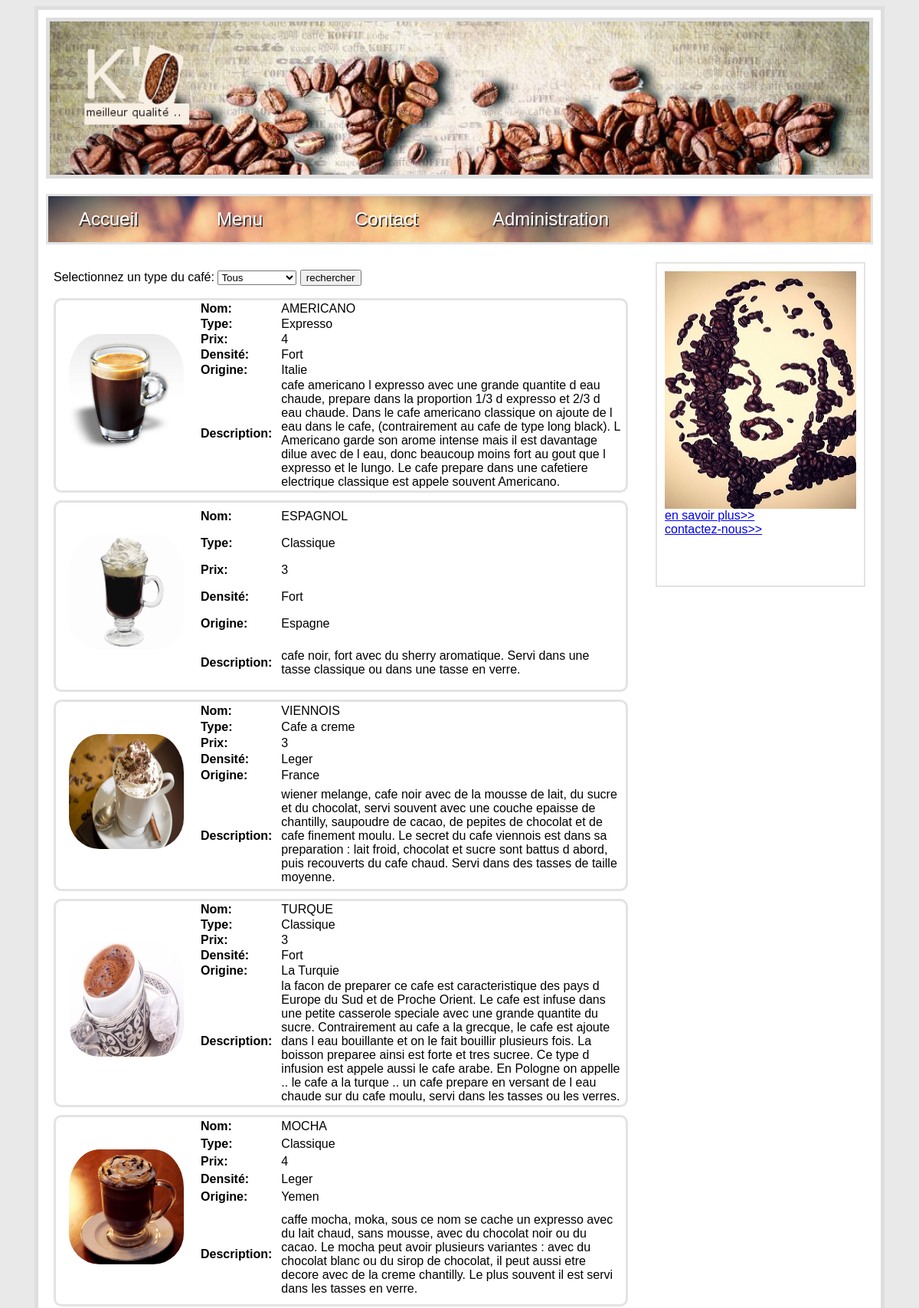
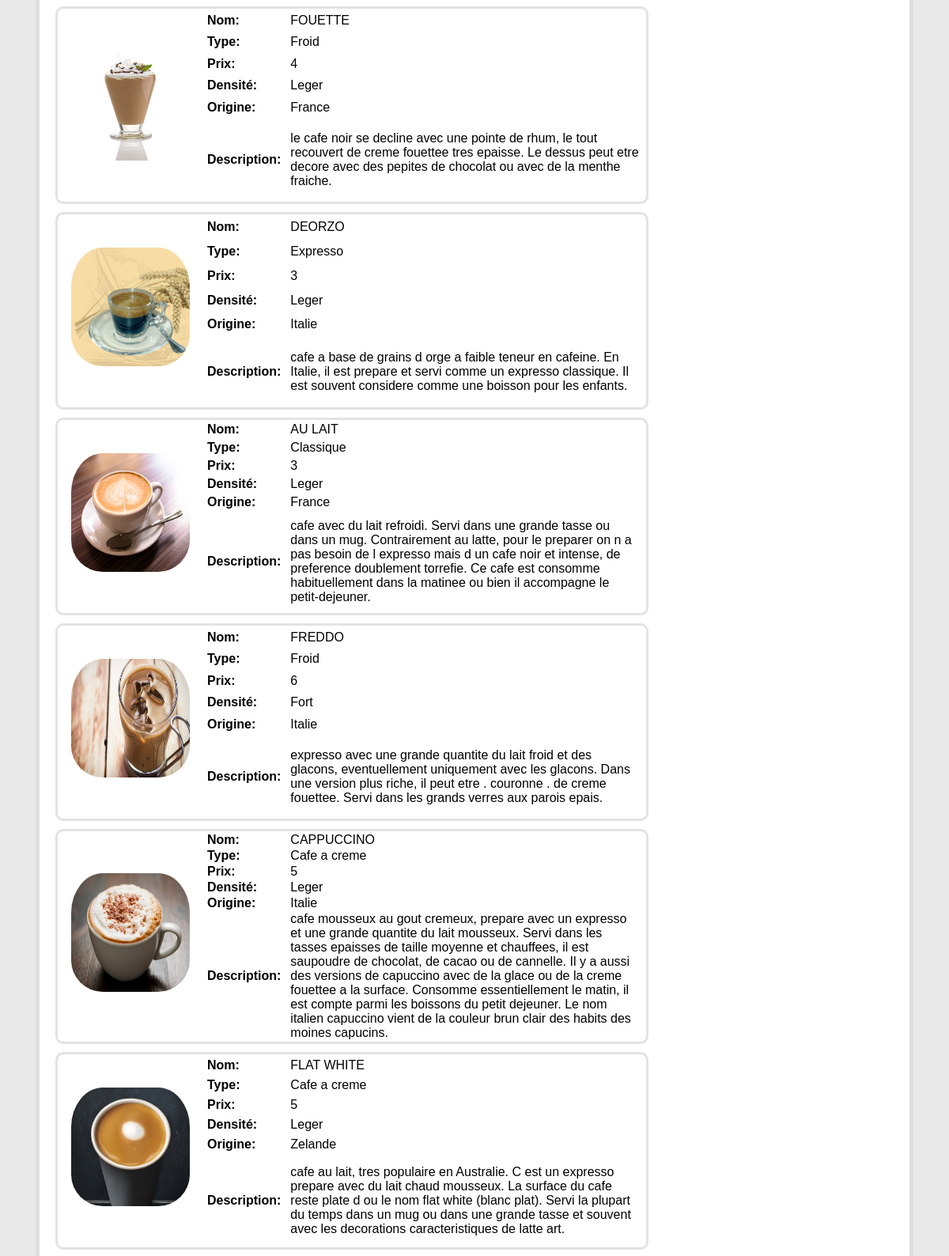
/Coffee.php (upper part), run on the app's committed database (2 pictures, top to bottom).
### tables this page shows
CREATE TABLE `coffee` (
  `id` int(11) NOT NULL,
  `name` varchar(30) NOT NULL,
  `type` varchar(15) NOT NULL,
  `price` int(10) NOT NULL,
  `roast` varchar(10) NOT NULL,
  `country` varchar(10) NOT NULL,
  `image` text NOT NULL,
  `review` text NOT NULL
);

### Coffee.php (called while the page is built, shortened)
<?php
require 'Controller/CoffeeController.php';
$coffeeController = new CoffeeController();
if(isset($_POST['types']))
{
    $coffeeTables = $coffeeController->CreateCoffeeTables($_POST['types']);
}
else
{
    $coffeeTables = $coffeeController->CreateCoffeeTables('%');
}
$content = $coffeeController->CreateCoffeeDropdownList(). $coffeeTables;
include 'Template.php';
?>

### Model/Credentials.php (called while the page is built, shortened)
<?php
$database = "coffeedb";
?>

### Model/CoffeeModel.php (called while the page is built, shortened)
<?php
require ("Entities/CoffeeEntity.php");
class CoffeeModel {
    function GetCoffeeTypes() {
        require ('Credentials.php');
        $link=mysqli_connect($host, $user, $passwd) or die(mysql_error());
        mysqli_select_db($link,$database);
        $result = mysqli_query($link,"SELECT DISTINCT type FROM coffee") or die(mysql_error());
        $types = array();
        while ($row = mysqli_fetch_array($result)) {
            array_push($types, $row[0]);
        }
        return $types;
    }
    function GetCoffeeByType($type) {
        require ('Credentials.php');
        $link=mysqli_connect($host, $user, $passwd) or die(mysql_error);
        mysqli_select_db($link,$database);
        $query = "SELECT * FROM coffee WHERE type LIKE '$type'";
        $result = mysqli_query($link,$query) or die(mysql_error());
        $coffeeArray = array();
        while ($row = mysqli_fetch_array($result)) {
            $id = $row[0];
            $name = $row[1];
            $type = $row[2];
            $price = $row[3];
            $roast = $row[4];
            $country = $row[5];
            $image = $row[6];
            $review = $row[7];
            $coffee = new CoffeeEntity($id, $name, $type, $price, $roast, $country, $image, $review);
            array_push($coffeeArray, $coffee);
        }
        return $coffeeArray;
    }
}
?>

### Entities/CoffeeEntity.php (called while the page is built, shortened)
<?php
class CoffeeEntity
{
    function __construct($id, $name, $type, $price, $roast, $country, $image, $review) {
        $this->name = $name;
        $this->type = $type;
        $this->price = $price;
        $this->roast = $roast;
        $this->country = $country;
        $this->image = $image;
        $this->review = $review;
    }
}
?>

### Controller/CoffeeController.php (the view, shortened to what this page needs)
<?php
require ("Model/CoffeeModel.php");
class CoffeeController {
    function CreateCoffeeDropdownList() {
        $result = "<form action = '' method = 'post' width = '200px'>
                    Selectionnez un type du café:
                    <select name = 'types' >
                        <option value = '%' >Tous</option>
                        " . $this->CreateOptionValues($this->GetCoffeeTypes()) .
                "</select>
                     <input type = 'submit' value = 'rechercher' />
                    </form>";
        return $result;
    }
    function CreateOptionValues(array $valueArray) {
        $result = "";
        foreach ($valueArray as $value) {
            $result = $result . "<option value='$value'>$value</option>";
        }
        return $result;
    }
    function CreateCoffeeTables($types) {
        $coffeeModel = new CoffeeModel();
        $coffeeArray = $coffeeModel->GetCoffeeByType($types);
        $result = "";
        foreach ($coffeeArray as $key => $coffee) {
            $result = $result .
                    "<table class = 'coffeeTable'>
                        <tr>
                            <th rowspan='6' width = '150px' ><img runat = 'server' src = '$coffee->image' /></th>
                            <th width = '75px' >Nom: </th>
                            <td>$coffee->name</td>
                        </tr>
                        <tr>
                            <th>Type: </th>
                            <td>$coffee->type</td>
                        </tr>
                        <tr>
                            <th>Prix: </th>
                            <td>$coffee->price</td>
                        </tr>
                        <tr>
                            <th>Densité: </th>
                            <td>$coffee->roast</td>
                        </tr>
                        <tr>
                            <th>Origine: </th>
                            <td>$coffee->country</td>
                        </tr>
                        <tr>
                            <th>Description: </th>
                            <td colspan='2' >$coffee->review</td>
                        </tr>
                     </table>";
        }
        return $result;
    }
    function GetCoffeeTypes() {
        $coffeeModel = new CoffeeModel();
        return $coffeeModel->GetCoffeeTypes();
    }
}
?>

### Template.php (shortened to what this page needs)
<!DOCTYPE html>
<html lang="fr" xml:lang="fr" dir="ltr">
    <head>
        <link rel="stylesheet" type="text/css" href="Styles/Stylesheet.css" />
    </head>
    <body>
        <div id="wrapper">
            <div id="banner">
            </div>
            <nav id="navigation">
                <ul id="nav">
                    <li><a href="index.php">Accueil</a></li>
                    <li><a href="Coffee.php">Menu</a></li>
                    <li><a href="Contact.php">Contact</a></li>
                    <li><a href="Management.php">Administration</a>
                </ul>
            </nav>
            <div id="content_area">
                <?php echo $content; ?>
            </div>
            <div id="sidebar">
                <img src="Images/img1.jpg" width="250" height="310"/>
                <a align='center' href="https://www.google.tn/search?q=caf%C3%A9+grain+art&espv=2&biw=1304&bih=629&tbm=isch&tbo=u&source=univ&sa=X&ved=0ahUKEwiq6snZ8ZLRAhWjJ8AKHbfPCPoQsAQIFg#tbm=isch&q=coffee+beans+art">en savoir plus>></a>
                </br><a align='center' href="Contact.php">contactez-nous>></a>
            </div>
        </div>
    </body>
</html>

### Styles/Stylesheet.css (style rules this page uses)
body { font-family: lucida grande ,tahoma,verdana,arial,sans-serif; background-color: #e9e9e9; }
#wrapper { width: 1080px; background-color: white; margin: 0 auto; padding: 10px; border: 5px solid #dedede; }
#banner { background-image: url(../Images/b2.jpg); background-repeat: no-repeat; background-size: cover; border: 5px solid #dedede; height: 200px; }
#content_area { float: left; width: 750px; margin: 20px 0 20px 0; padding: 10px; }
#sidebar { float: right; width: 250px; height: 400px; margin: 20px 10px; padding: 10px; border: 2px solid #E3E3E3; }
#navigation { height: 60px; border: 3px solid #E3E3E3; margin-top: 20px; text-shadow: 0.1em 0.1em #333; background-image: url(../Images/nh.jpg); }
#nav { list-style: none; }
#nav li { font-size: 24px; float: left; position: relative; width: 180px; height: 50px; }
#nav a:link, nav a:active, nav a:visited { display: block; color: #fff; text-decoration: none; }
.coffeeTable { width: 750px; height: 250px; margin: 10px 10px 10px 0; border: 3px solid #E3E3E3; border-radius: 10px; moz-border-radius: 10px; }
.coffeeTable tr th, .coffeeTable tr td { text-align: left; padding: 0px 5px 0 5px; }
.coffeeTable img { padding: 0px 10px 10px 10px; height: 150px; width: 150px; -moz-border-radius: 50px; -webkit-border-radius: 50px; border-radius: 50px; }

### data on the page
coffee: name "AMERICANO", type "Expresso", price "4", roast "Fort", country "Italie", review "cafe americano l expresso avec une grande quantite d eau chaude, prepare dans la proportion 1/3 d expresso et 2/3 d eau chaude. Dans le cafe americano classique on ajoute de l eau dans le cafe, (contrairement au cafe de type long black). L Americano garde son arome intense mais il est davantage dilue avec de l eau, donc beaucoup moins fort au gout que l expresso et le lungo. Le cafe prepare dans une cafetiere electrique classique est appele souvent Americano."
coffee: name "ESPAGNOL", type "Classique", price "3", roast "Fort", country "Espagne", review "cafe noir, fort avec du sherry aromatique. Servi dans une tasse classique ou dans une tasse en verre."
coffee: name "VIENNOIS", type "Cafe a creme", price "3", roast "Leger", country "France", review "wiener melange, cafe noir avec de la mousse de lait, du sucre et du chocolat, servi souvent avec une couche epaisse de chantilly, saupoudre de cacao, de pepites de chocolat et de cafe finement moulu. Le secret du cafe viennois est dans sa preparation : lait froid, chocolat et sucre sont battus d abord, puis recouverts du cafe chaud. Servi dans des tasses de taille moyenne."
coffee: name "TURQUE", type "Classique", price "3", roast "Fort", country "La Turquie", review "la facon de preparer ce cafe est caracteristique des pays d Europe du Sud et de Proche Orient. Le cafe est infuse dans une petite casserole speciale avec une grande quantite du sucre. Contrairement au cafe a la grecque, le cafe est ajoute dans l eau bouillante et on le fait bouillir plusieurs fois. La boisson preparee ainsi est forte et tres sucree. Ce type d infusion est appele aussi le cafe arabe. En Pologne on appelle .. le cafe a la turque .. un cafe prepare en versant de l eau chaude sur du cafe moulu, servi dans les tasses ou les verres."
coffee: image (picture), name "MOCHA", type "Classique", price "4", roast "Leger", country "Yemen", review "caffe mocha, moka, sous ce nom se cache un expresso avec du lait chaud, sans mousse, avec du chocolat noir ou du cacao. Le mocha peut avoir plusieurs variantes : avec du chocolat blanc ou du sirop de chocolat, il peut aussi etre decore avec de la creme chantilly. Le plus souvent il est servi dans les tasses en verre."
coffee: image (picture), name "FOUETTE", type "Froid", price "4", roast "Leger", country "France", review "le cafe noir se decline avec une pointe de rhum, le tout recouvert de creme fouettee tres epaisse. Le dessus peut etre decore avec des pepites de chocolat ou avec de la menthe fraiche."
coffee: name "DEORZO", type "Expresso", price "3", roast "Leger", country "Italie", review "cafe a base de grains d orge a faible teneur en cafeine. En Italie, il est prepare et servi comme un expresso classique. Il est souvent considere comme une boisson pour les enfants."
coffee: name "AU LAIT", type "Classique", price "3", roast "Leger", country "France", review "cafe avec du lait refroidi. Servi dans une grande tasse ou dans un mug. Contrairement au latte, pour le preparer on n a pas besoin de l expresso mais d un cafe noir et intense, de preference doublement torrefie. Ce cafe est consomme habituellement dans la matinee ou bien il accompagne le petit-dejeuner."
coffee: name "FREDDO", type "Froid", price "6", roast "Fort", country "Italie", review "expresso avec une grande quantite du lait froid et des glacons, eventuellement uniquement avec les glacons. Dans une version plus riche, il peut etre . couronne . de creme fouettee. Servi dans les grands verres aux parois epais."
coffee: name "CAPPUCCINO", type "Cafe a creme", price "5", roast "Leger", country "Italie", review "cafe mousseux au gout cremeux, prepare avec un expresso et une grande quantite du lait mousseux. Servi dans les tasses epaisses de taille moyenne et chauffees, il est saupoudre de chocolat, de cacao ou de cannelle. Il y a aussi des versions de capuccino avec de la glace ou de la creme fouettee a la surface. Consomme essentiellement le matin, il est compte parmi les boissons du petit dejeuner. Le nom italien capuccino vient de la couleur brun clair des habits des moines capucins."
coffee: name "FLAT WHITE", type "Cafe a creme", price "5", roast "Leger", country "Zelande", review "cafe au lait, tres populaire en Australie. C est un expresso prepare avec du lait chaud mousseux. La surface du cafe reste plate d ou le nom flat white (blanc plat). Servi la plupart du temps dans un mug ou dans une grande tasse et souvent avec les decorations caracteristiques de latte art."
